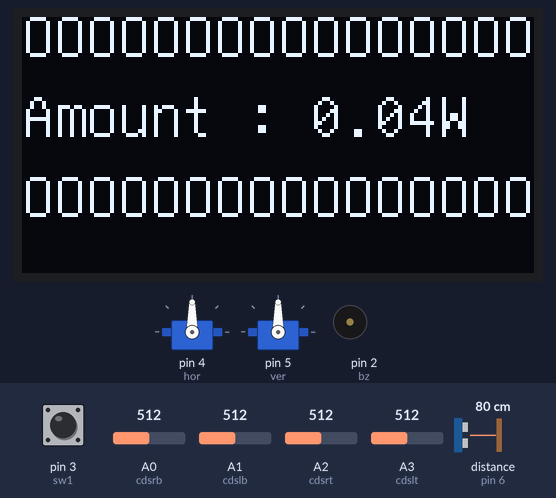
Recording of a sketch running on a simulated Arduino Uno, built with avr-gcc and run on an emulated ATmega328P. On the bench: 2 × servo, 128×64 one-colour display, buzzer (waves = sounding). Wiring (inferred from the names in the program): ultrasonic range finder: trigger pin 7; echo pin 6. Inputs (shaded band) come from the test bench; at power-on: distance to the obstacle (sensor on pin 6) 80 cm, pin 3 (sw1) HIGH, A0 (cdsrb) = 512, A1 (cdslb) = 512, A2 (cdsrt) = 512, A3 (cdslt) = 512. The echo pulse lasts 58.3 µs per cm.

Above: at 1.3 s.
1.4 s: distance to the obstacle (sensor on pin 6) set to 5 cm
3.4 s: distance to the obstacle (sensor on pin 6) set to 2 cm
At 5.2 s:
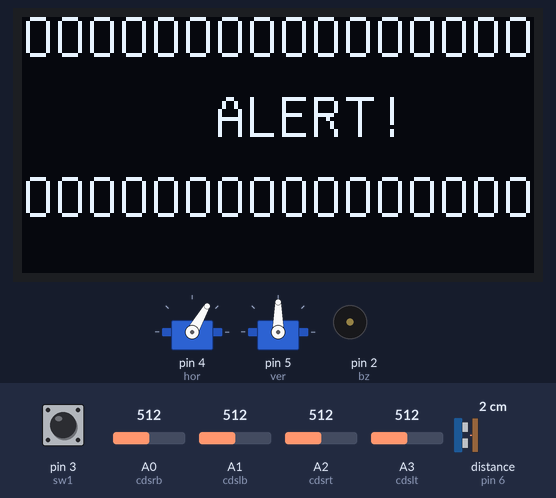
At 5.7 s:
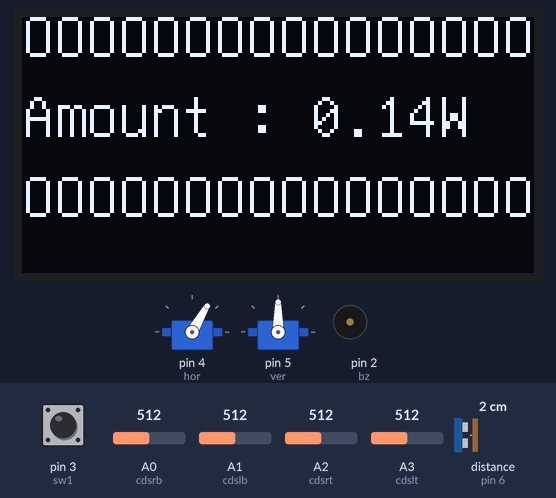
5.8 s: pin 3 (sw1) pulled LOW for 3.2 s
At 9.0 s:
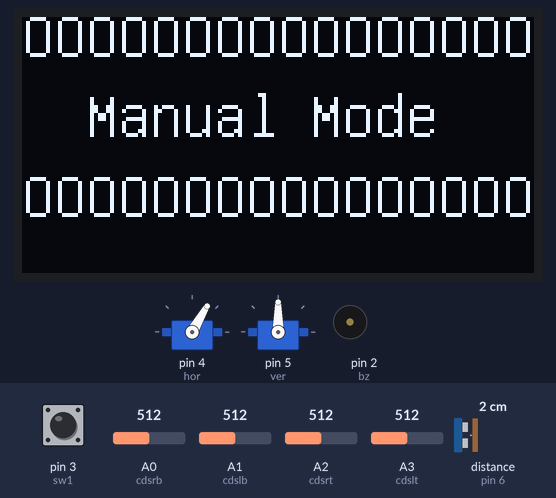
Timing chart, 0 to 10.5 s (numbered marks = the images above; inputs shaded):
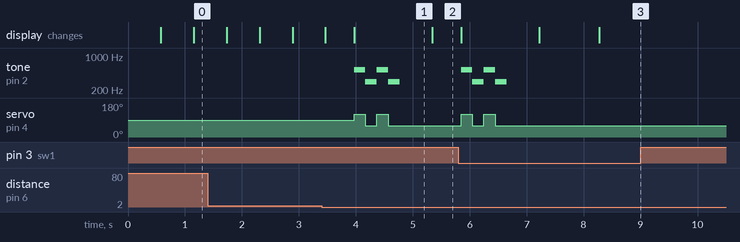

Measured:
- the behaviour switches between 4 and 3 cm on distance to the obstacle (sensor on pin 6) (found by bisection; images 0 and 1)
- after the input at 3.4 s, tone on pin 2 (bz): plays 523 Hz for 0.20 s, 294 Hz for 0.20 s, 523 Hz for 0.20 s, 294 Hz for 0.20 s, starting after 0.57 s; servo on pin 4 (hor): alternates 120° for 0.20 s and 60° for 0.20 s, 4 changes in all, then stays 60°, starting after 0.57 s; the display: first differs from a run without the input after 0.57 s (image 1)
- after the input at 5.8 s, tone on pin 2 (bz): goes on until 6.6 s, then stays silent; servo on pin 4 (hor): goes on until 6.4 s, then stays 60°
- what the display in image 1 shows lasts 1.3 s, from 4.0 s to 5.3 s

The sketch:

microProcessorProject.ino
```cpp
#include<Servo.h>      //서보 모터 라이브러리
#include<SoftwareSerial.h>     //블루투스 라이브러리
#include "U8glib.h"     //OLED 라이브러리

  SoftwareSerial BTSerial(9,8);      //블루투스

  U8GLIB_SSD1306_128X64 u8g(U8G_I2C_OPT_NONE);      //OLED

  Servo hor;      //수평 서보 모터
  int moh = 90;
  Servo ver;      //수직 서보 모터
  int mov = 90;

  int bz = 2;     //부저
  int sw1 = 3;    //스위치

  int tones[] = {261, 294, 330, 349, 392, 440, 494, 523};     //부저에서 사용할 음계

  int cdslt = A3;     //왼쪽 위 조도 센서
  int cdsrt = A2;     //오른쪽 위 조도 센서
  int cdslb = A1;     //왼쪽 아래 조도 센서
  int cdsrb = A0;     //오른쪽 아래 조도 센서
  float amount = 0;   //태양광 발전량 합

  int echo = 6;       //초음파 센서 에코
  int trig = 7;       //초음파 센서 트리거

  boolean manual = false;     //수동 모드를 false로 선언

  void setup() {
    Serial.begin(9600);         //시리얼 통신
    BTSerial.begin(9600);        //블루투스 통신
    hor.attach(4);               //수평 서보 모터
    ver.attach(5);               //수직 서보 모터
    //두 서보 모터 초기각도를 90도로 지정
    hor.write(moh);
    ver.write(mov);
    //초음파 센서의 echo를 입력, tigger를 출력으로 지정
    pinMode(echo, INPUT);
    pinMode(trig, OUTPUT);

    pinMode(bz, OUTPUT);        //부저

    pinMode(sw1, INPUT_PULLUP); //스위치핀을 풀업저항으로 사용
  }


  void loop() {
    //조도 센서 입력받기
    int lt = analogRead(cdslt);
    int rt = analogRead(cdsrt);
    int lb = analogRead(cdslb);
    int rb = analogRead(cdsrb);
    //오차 한계 범위
    int tol = 10;
    //상, 하, 좌, 우의 조도값 평균 값을 구함
    int avgt = (lt + rt) / 2;
    int avgb = (lb + rb) / 2;
    int avgl = (lt + lb) / 2;
    int avgr = (rt + rb) / 2;

    amount += (lt + rt + lb + rb) / 100000.0;      //받은 조도값을 발전량에 더해줌
    oledStart();                             //oled 출력

    //상하의 차이와 좌우의 차이를 구함
    int verd = avgt - avgb;
    int hord = avgl - avgr;

    //스위치가 눌릴 경우 수동모드로 전환
    if (digitalRead(sw1) == LOW) {
      manual = !manual;
      delay(500);
    }

    if (!manual) {     //수동모드가 아닐 경우
      //초음파 센서 사용
      digitalWrite(trig, LOW);
      digitalWrite(echo, LOW);
      delayMicroseconds(2);
      digitalWrite(trig, HIGH);
      delayMicroseconds(10);
      digitalWrite(trig, LOW);
      unsigned long duration = pulseIn(echo, HIGH);
      float distance = ((float) (340 * duration) / 10000) / 2;

      if (0 < distance && distance < 3)     //거리가 3cm보다 가까울 경우 경고
        alert();

      if (-1 * tol > verd || verd > tol) {      //상하의 조도센서의 차이가 tol값보다 클 경우
        //아래의 조도값이 더 클 경우 패널을 아래로 회전
        if (avgt < avgb) {
          mov = ++mov;
          if (mov >= 160)
            mov = 160;
        }
        //반대의 경우
        else if (avgt > avgb) {
          mov = --mov;
          if (mov <= 20)
            mov = 20;
        }
        ver.write(mov);
      }

      if (-1 * tol > hord || hord > tol) {      //좌우의 조도센서의 차이가 tol값보다 클 경우
        //오른쪽의 조도값이 더 클 경우 패널을 오른쪽으로 회전
        if (avgl < avgr) {
          moh = --moh;
          if (moh <= 0)
            moh = 0;
        }
        //반대의 경우
        else if (avgl > avgr) {
          moh = ++moh;
          if (moh >= 180)
            moh = 180;
        }
        hor.write(moh);
      }
    } else if (manual) {        //수동 모드일 경우
      oledPrint("  Manual Mode");      //oled에 Manual Mode라고 표시.
      boolean run = true;
      while (run) {
        char val = BTSerial.read();     //블루투스로 값을 받아서 val변수에 넣는다.
        if (BTSerial.available())
          Serial.write(BTSerial.read());

        switch (val) {
          case 'L':       //val이 L일 경우 왼쪽으로 회전
            moh -= 5;
            hor.write(moh);
            break;
          case 'R':       //val이 R일 경우 오른쪽으로 회전
            moh += 5;
            hor.write(moh);
            break;
          case 'T':       //val이 T일 경우 위로 회전
            mov += 5;
            ver.write(mov);
            break;
          case 'B':       //val이 B일 경우 아래로 회전
            mov -= 5;
            ver.write(mov);
            break;
          case 'S':       //val이 S일 경우 수동 모드를 중단
            manual = !manual;
            run = false;
            break;
        }
      }
    }
  }

  void oledStart() {      //oled에 발전총량을 표시해주는 함수
    u8g.firstPage();
    do {
      u8g.setFont(u8g_font_unifont);
      u8g.setPrintPos(0, 10);
      u8g.print("OOOOOOOOOOOOOOOOO");

      u8g.setPrintPos(0, 30);
      u8g.print("Amount : ");
      u8g.print(amount);
      u8g.print("W");

      u8g.drawStr(0, 50, "OOOOOOOOOOOOOOOOO");
    } while (u8g.nextPage());

  }

  void oledPrint(String str) {        //oled에 원하는 문자열을 출력해주는 함수
    u8g.firstPage();
    do {
      u8g.setFont(u8g_font_unifont);

      u8g.drawStr(0, 10, "OOOOOOOOOOOOOOOOO");

      u8g.setPrintPos(0, 30);
      u8g.print(str);

      u8g.drawStr(0, 50, "OOOOOOOOOOOOOOOOO");
    } while (u8g.nextPage());

  }

  void alert() {        //서보 모터를 좌우로 회전하고 경고음과 화면을 출력해주는 함수
    oledPrint("      ALERT!");
    hor.write(120);
    tone(bz, tones[7]);
    delay(200);
    hor.write(60);
    tone(bz, tones[1]);
    delay(200);
    hor.write(120);
    tone(bz, tones[7]);
    delay(200);
    hor.write(60);
    tone(bz, tones[1], 200);
    delay(200);

  }
```
